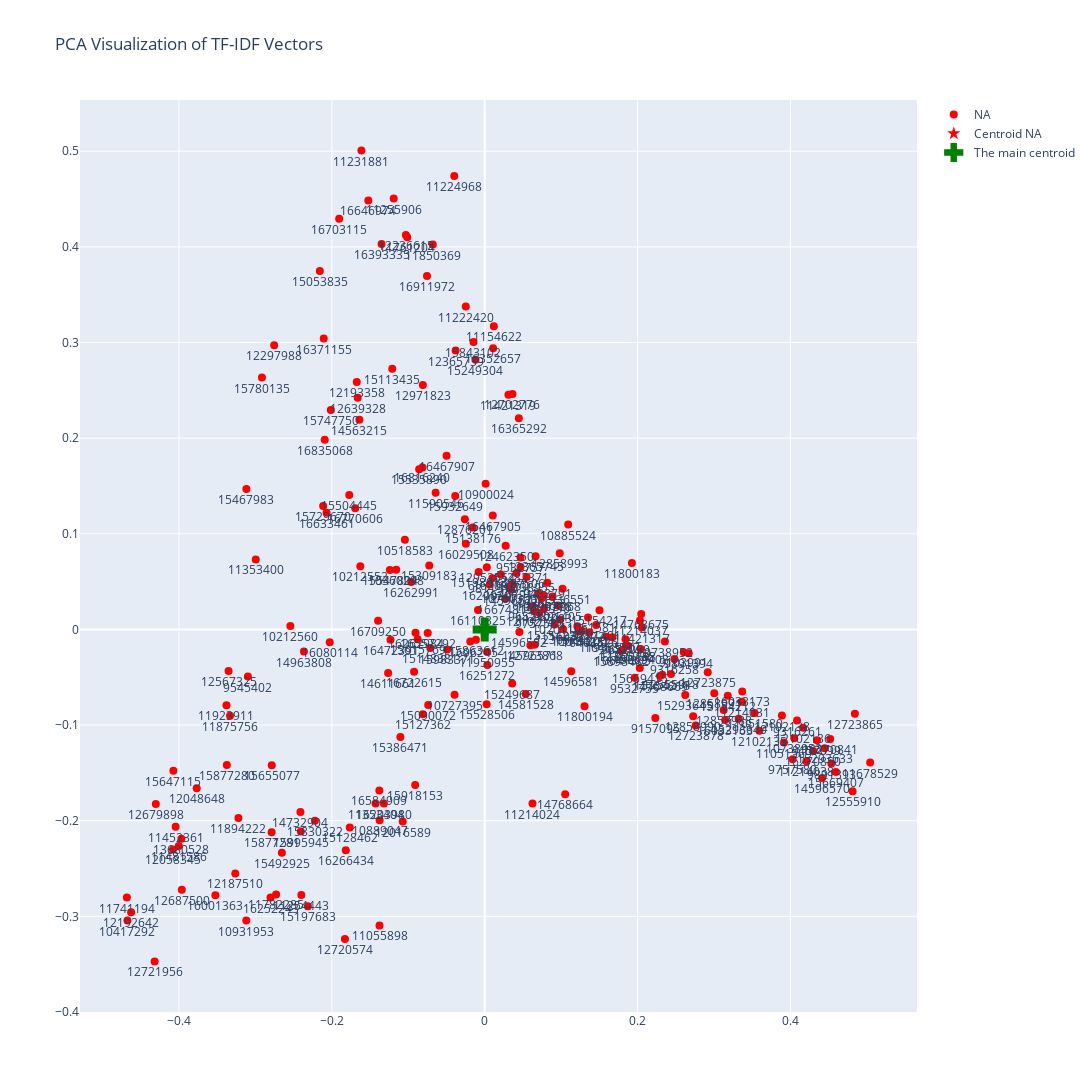

Notebook code for this chart:
### Markdown cell above
Visualize the documents in 2D graph by reducing the dimensionality of tfidf matrix with PCA.

### Code cell
LBD_06_visualization.visualize_tfidf_pca_interactive(ids_list, domains_list, tfidf_matrix, transpose = False)

### Figure 1 — Plotly figure (JSON) as saved in the notebook; plotly's stock layout.template omitted (floating-point values rounded to 4 significant figures; data arrays with more than 128 entries replaced by an {"elided": "..."} marker saying what was removed)
{"data": [{"hovertext": {"elided": "214 str values"}, "marker": {"color": "red", "size": 8}, "mode": "markers+text", "name": "NA", "text": {"elided": "214 str values"}, "textposition": "bottom center", "type": "scatter", "x": {"elided": "214 float values"}, "y": {"elided": "214 float values"}}, {"hovertext": "Centroid of NA", "marker": {"color": "red", "size": 10, "symbol": "star"}, "mode": "markers", "name": "Centroid NA", "type": "scatter", "x": [2.49e-17], "y": [-1.764e-17]}, {"hovertext": ["The main centroid"], "marker": {"color": "green", "size": 20, "symbol": "cross"}, "mode": "markers", "name": "The main centroid", "type": "scatter", "x": [2.523e-17], "y": [-2.545e-17]}], "layout": {"height": 1100, "hovermode": "closest", "showlegend": true, "title": {"text": "PCA Visualization of TF-IDF Vectors"}, "width": 1100}}
